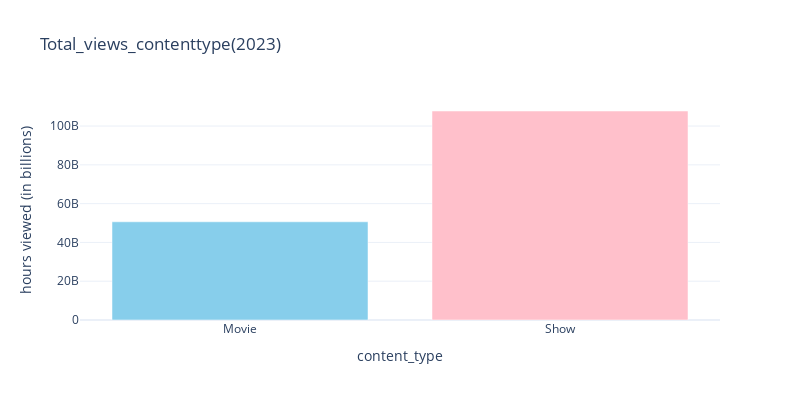

This figure's notebook cell:
### Code cell
fig = go.Figure(data=[go.Bar(
    x = content_type_views.index,
    y = content_type_views.values,
    marker_color = ['skyblue','pink'])])

fig.update_layout(
    title  = 'Total_views_contenttype(2023)',
    xaxis_title  = 'content_type',
    yaxis_title = 'hours viewed (in billions)',
    height = 400,
    width = 800)

### Figure 1 — Plotly figure (JSON) as saved in the notebook; plotly's stock layout.template omitted (floating-point values rounded to 4 significant figures)
{"data": [{"marker": {"color": ["skyblue", "pink"]}, "type": "bar", "x": ["Movie", "Show"], "y": [50637800000, 107764100000]}], "layout": {"height": 400, "title": {"text": "Total_views_contenttype(2023)"}, "width": 800, "xaxis": {"title": {"text": "content_type"}}, "yaxis": {"title": {"text": "hours viewed (in billions)"}}}}
